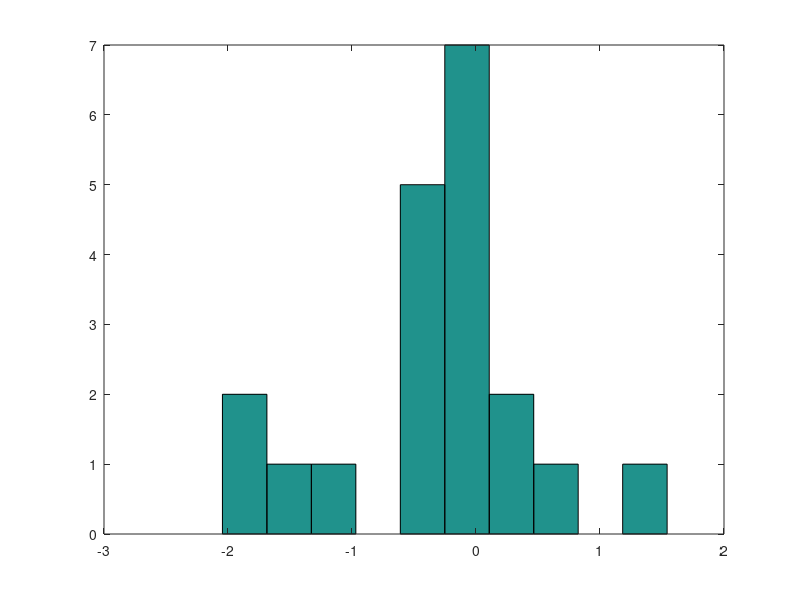
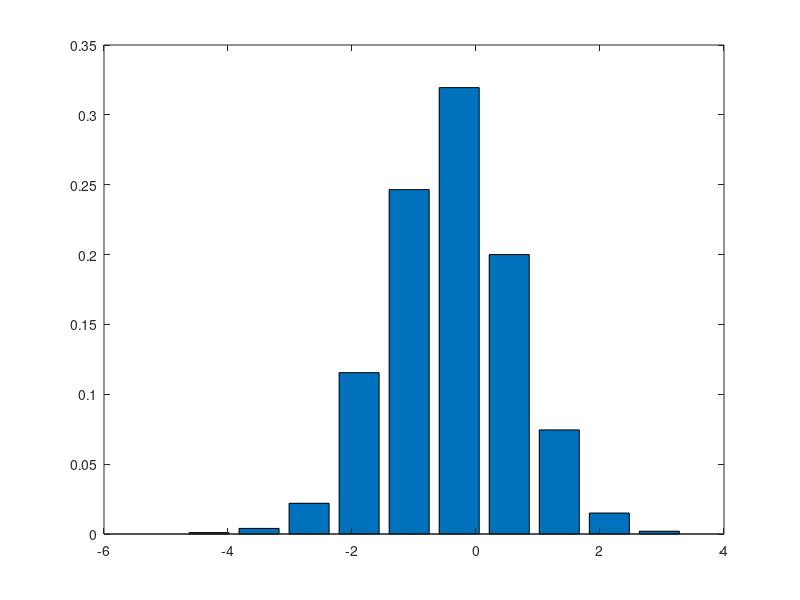

These figures' MATLAB source, in order:
function task1()
x = randn(1,20);
x1 = randn(1,2000);

hist(x,10);
figure;
hist(x1,10);
y=min(x):((max(x)-min(x))/10): max(x)-(((max(x)-min(x))/10));
pdf=hist(x,10)/20;
bar(y,pdf);

y1=min(x1):((max(x1)-min(x1))/10): max(x1)-(((max(x1)-min(x1))/10));
pdf=hist(x1,10)/2000;
bar(y1,pdf);

a=mean(x)
a1=mean(x1)
v=var(x);
v1=var(x1);

